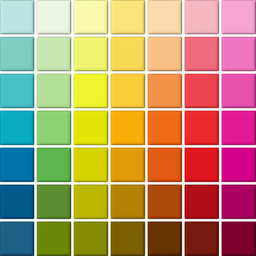
#> input picture pics/5.png, 256 x 256 px, shrunk from 600 x 600 before the run
$ python img-trans-multi-thread.py
#> lines starting #> are read from the running program, lines starting #| are printed output that depends on the picture
import numpy as np
import cv2, time, multiprocessing
import matplotlib.pyplot as plt


def transform(x, y, orgX, orgY):
    c = complex(x - orgX, y - orgY)
    return c ** 1.2


const = np.array([256, 256, 256], np.int16)
def toMatrix(newDict):
    global const
    arrs = newDict.keys()
    xRange = max(arrs, key=lambda x: x[0])[0] - min(arrs, key=lambda x: x[0])[0]
    yRange = max(arrs, key=lambda x: x[1])[1] - min(arrs, key=lambda x: x[1])[1]
    print("Rendering image of size {}x{}...".format(xRange, yRange))
    shiftX = xRange // 2
    shiftY = yRange // 2
    imgArr = np.zeros((yRange, xRange, 3), np.int16)
    for x in range(xRange):
        for y in range(yRange):
            imgArr[y, x, :] = np.array(newDict.get((x - shiftX, y - shiftY), [255, 255, 255]), np.int16)
    return const - imgArr


def bgrTorgb(img):
    img_rgb = np.zeros(img.shape, img.dtype)
    img_rgb[:, :, 0] = img[:, :, 2]
    img_rgb[:, :, 1] = img[:, :, 1]
    img_rgb[:, :, 2] = img[:, :, 0]
    return img_rgb


def show(ori, img):
    plt.subplot(121)
    plt.title('Original Image')
    plt.imshow(bgrTorgb(ori))
    plt.subplot(122)
    plt.title('Destination Image')
    plt.imshow(bgrTorgb(img))
    plt.show()


def avPixels(newImg, m, n, bgr, c):
    a = round(m)
    b = round(n)
    for i in range(a - c, a + c):
        for j in range(b - c, b + c):
            if newImg.get((i, j)) is None:
                newImg[(i, j)] = bgr


def calculateSparseArray(img, wStart, wEnd, h, orgX, orgY, kernel):
    c = kernel // 2
    newImg = {}
    for x in range(wStart, wEnd):
        for y in range(h):
            xy = transform(x, y, orgX, orgY)
            avPixels(newImg, xy.real, xy.imag, img[y, x, :], c)
    return newImg

def main():
    img = cv2.imread("pics/5.png")
#> img is the input picture: shape (256, 256, 3); mean B, G, R 108.9, 148.6, 183.9
    t = time.clock()
    height, width = img.shape[0:2]
#> height = 256; width = 256
    orgX, orgY = (width // 2, height // 2)
#> orgX = 128; orgY = 128
    kernel = 7
    threads = 6
    wPart = width // threads
#> wPart = 42
    results = []
    pool = multiprocessing.Pool(processes=threads)
    for i in range(threads - 1):
        results.append(
            pool.apply_async(calculateSparseArray, (img, wPart * i, wPart * (i + 1), height, orgX, orgY, kernel,)))
#> after the loop, results = 5 items
    results.append(
        pool.apply_async(calculateSparseArray, (img, wPart * (threads - 1), width, height, orgX, orgY, kernel,)))
    pool.close()
    pool.join()
    print('It takes {}s to calculate the sparse matrices, with kernel of size {}x{}, using {} threads'
          .format(round(time.clock() - t, 2), kernel, kernel, threads))
    t = time.clock()
    d1 = results[0].get()
#> d1 = 90459 items
    for i in range(1, len(results)):
        d1.update(results[i].get())
#> this loop made 5 passes
#> after the loop, d1 = 501049 items
    print('It takes {}s to merge the sparse matrices'.format(round(time.clock() - t, 2)))
    t = time.clock()
    imgArr = toMatrix(d1)
#> in toMatrix, `xRange = max(arrs, key=lambda x: x[0])[0] - min(arrs, key=lambda x: x[..`: xRange = 827
#> in toMatrix, `yRange = max(arrs, key=lambda x: x[1])[1] - min(arrs, key=lambda x: x[..`: yRange = 829
#> (printed output is left out)
#> in toMatrix, `shiftX = xRange // 2`: shiftX = 413
#> in toMatrix, `shiftY = yRange // 2`: shiftY = 414
#> after the loop in toMatrix, `for x in range(xRange):`:
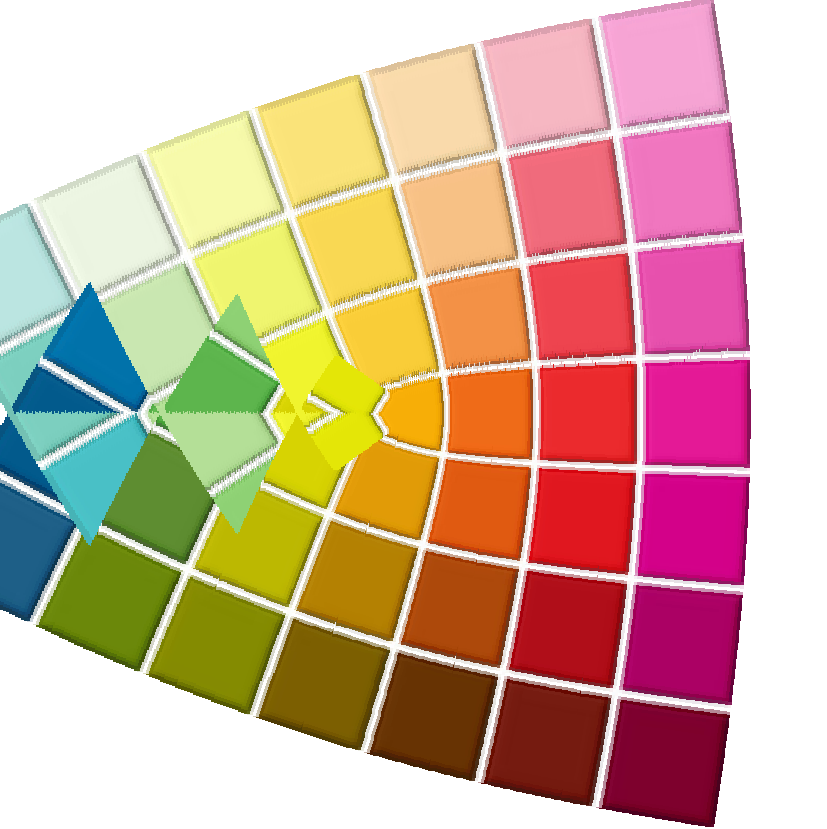
#> imgArr: shape (829, 827, 3) int16; mean of channels 0, 1, 2 150.8, 172.8, 209.3; drawn as B, G, R
#> in toMatrix, `return const - imgArr`:
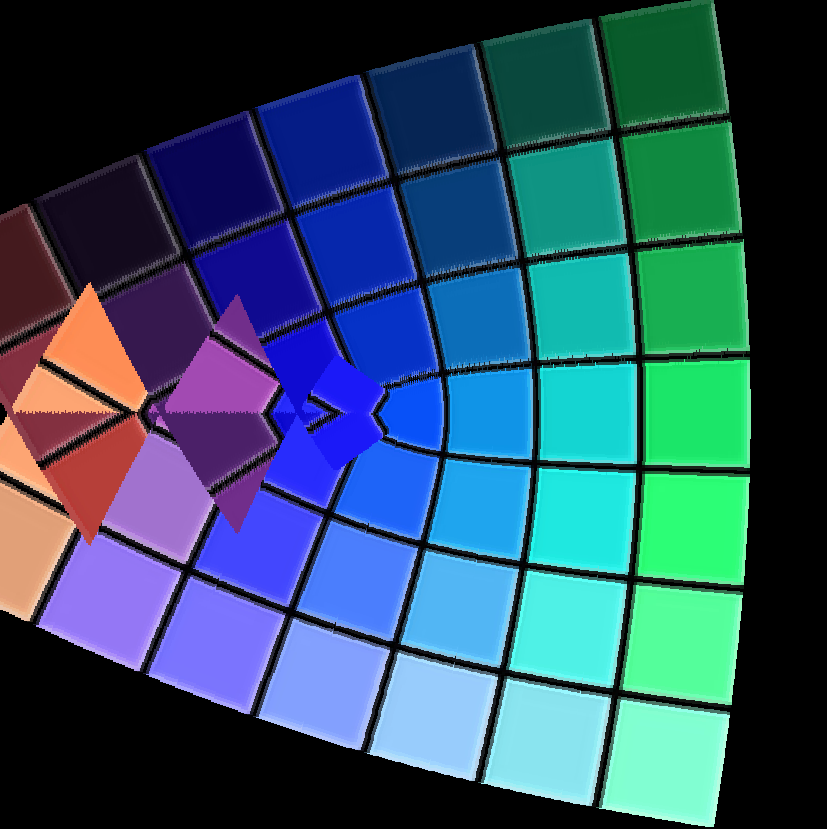
#> returned value: shape (829, 827, 3) int16; mean of channels 0, 1, 2 105.2, 83.2, 46.7; drawn with min black and max white
    print('It takes {}s to convert sparse matrices to a complete numpy three dimensional array'.format(
        round(time.clock() - t, 2)))
    show(img, imgArr)
#> in bgrTorgb, `img_rgb[:, :, 1] = img[:, :, 1]`:
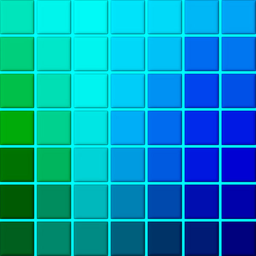
#> img_rgb: shape (256, 256, 3); mean B, G, R 183.9, 148.6, 0
#> in bgrTorgb (call 2), `img_rgb[:, :, 0] = img[:, :, 2]`:
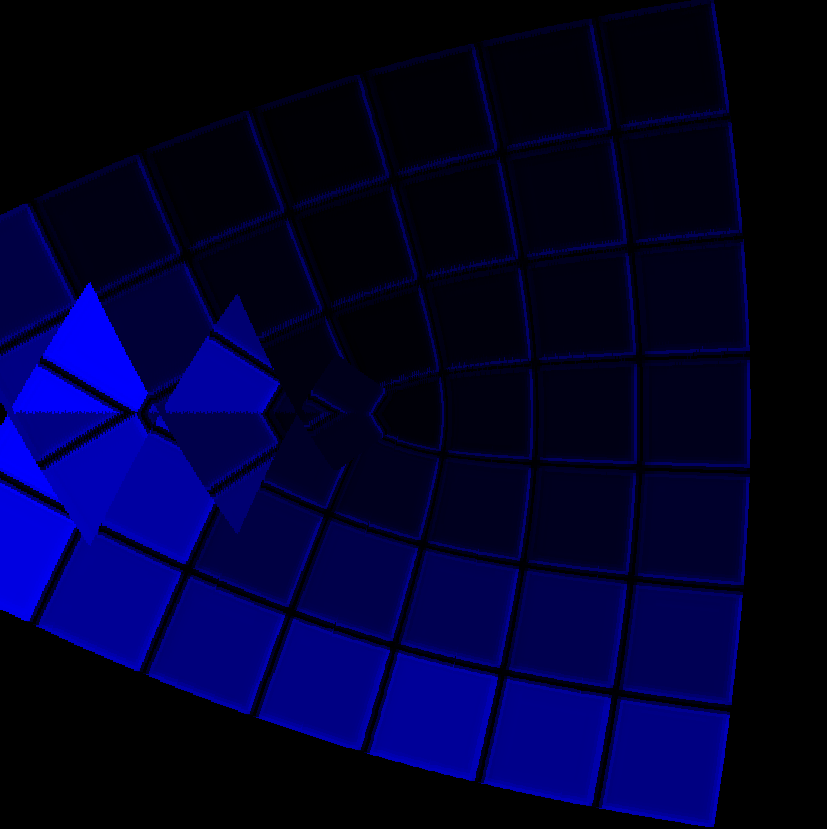
#> img_rgb: shape (829, 827, 3) int16; mean of channels 0, 1, 2 46.7, 0, 0; drawn with min black and max white
#> in bgrTorgb (call 2), `img_rgb[:, :, 1] = img[:, :, 1]`:
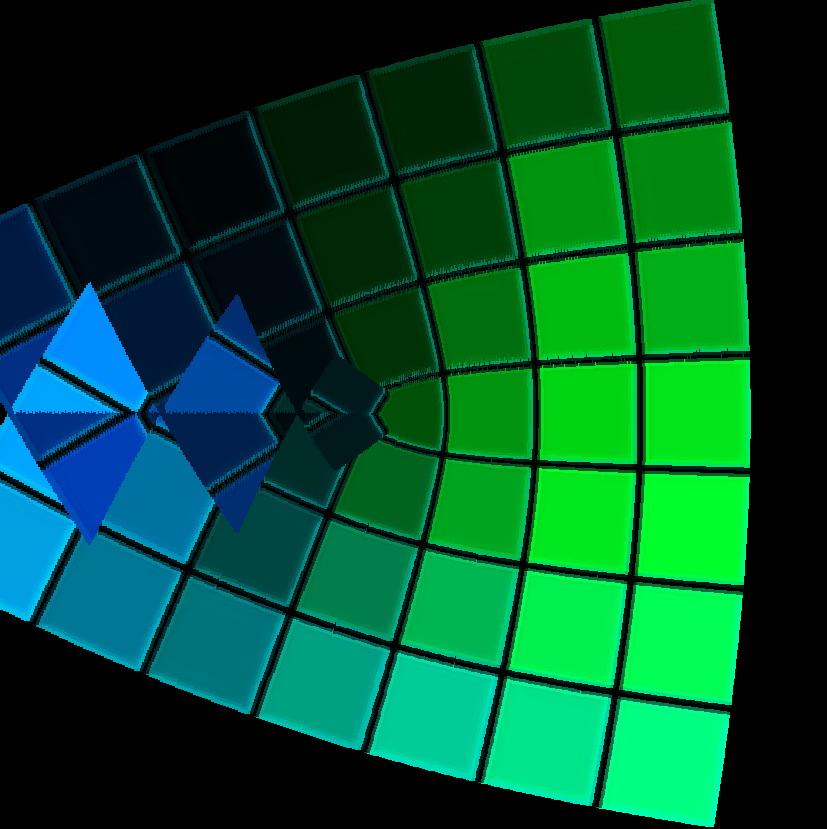
#> img_rgb: shape (829, 827, 3) int16; mean of channels 0, 1, 2 46.7, 83.2, 0; drawn with min black and max white
#> in bgrTorgb (call 2), `img_rgb[:, :, 2] = img[:, :, 0]`:
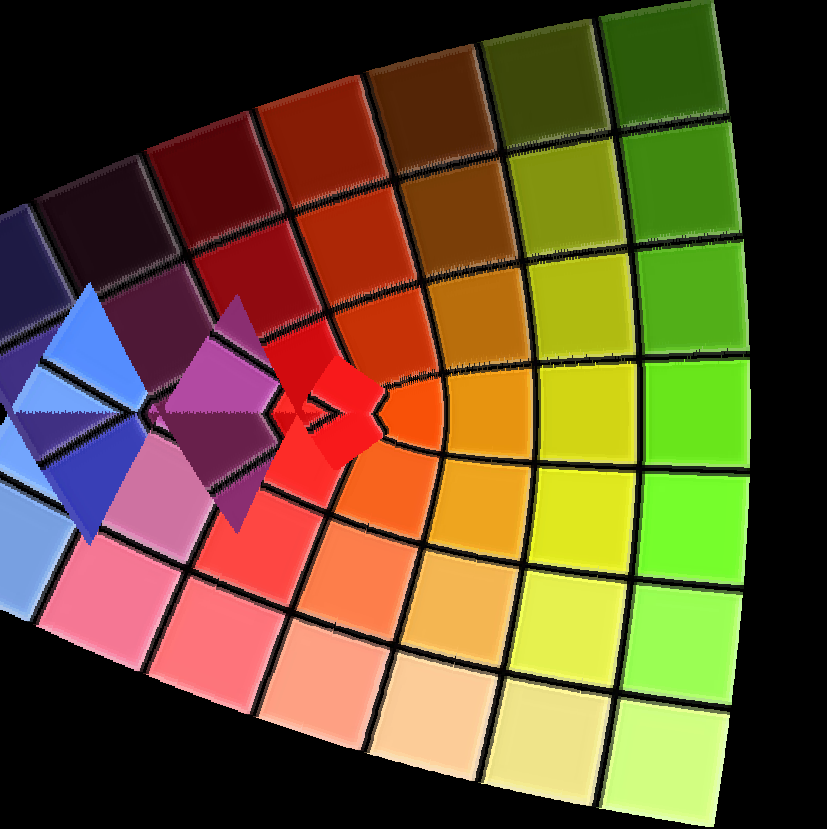
#> img_rgb: shape (829, 827, 3) int16; mean of channels 0, 1, 2 46.7, 83.2, 105.2; drawn with min black and max white
#> in show, `plt.show()`:
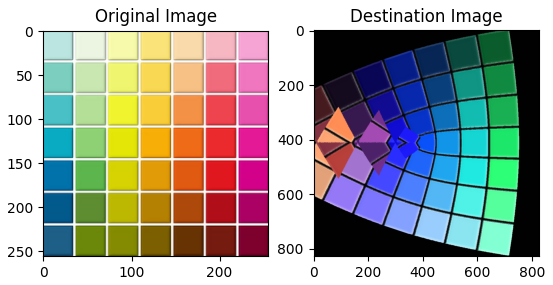
#> figure drawn by matplotlib, 2 panels


if __name__ == "__main__":
    main()
